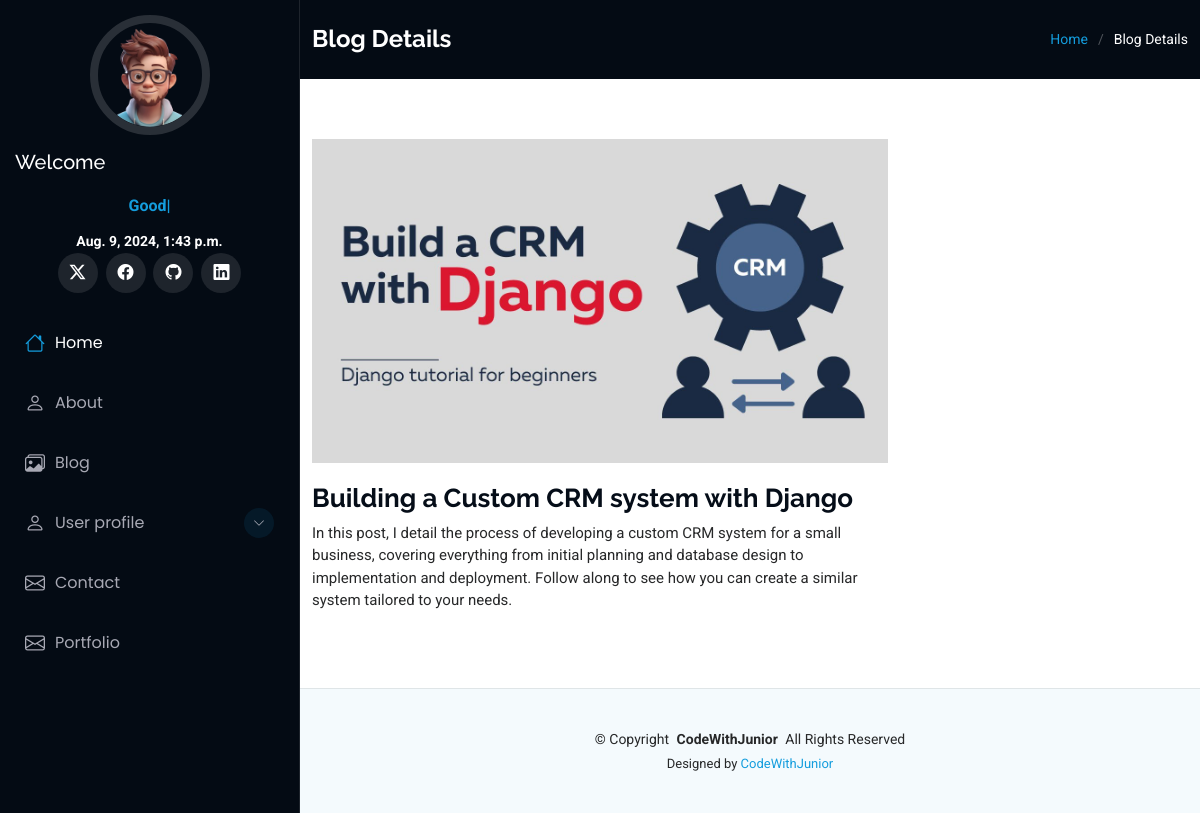
/portfolio/blog_details/3, run on the app's committed database.
### portfolio/models.py (models this page shows, shortened)
class Blog(models.Model):
    title=models.CharField(max_length=60)
    description=models.TextField()
    blog = models.TextField(default="")
    authname=models.CharField(max_length=15)
    img=models.ImageField(upload_to='blog', blank=True, null=True)
    timestamp=models.DateTimeField(auto_now_add=True, blank=True)

### portfolio/views.py (the view)
# urls.py: path('blog_details/<int:pk>', views.blog_details, name="blog-details"),
def blog_details(request,pk):
    posts = Blog.objects.get(id=pk)
    context = {"posts": posts, "insert_date":date, "insert_msg": msg}
    return render(request, "service-details.html", context)

### templates/service-details.html (shortened to what this page needs)
{% extends "basic.html" %}
{% block body %}
    <div class="page-title dark-background">
      <div class="container d-lg-flex justify-content-between align-items-center">
        <h1 class="mb-2 mb-lg-0">Blog Details</h1>
        <nav class="breadcrumbs">
          <ol>
            <li><a href="/">Home</a></li>
            <li class="current">Blog Details</li>
          </ol>
        </nav>
      </div>
    </div>
    <section id="service-details" class="service-details section">
      <div class="container">
        <div class="row gy-4">
          <div class="col-lg-8" data-aos="fade-up" data-aos-delay="200">
            <img src="{{posts.img.url}}" alt="" class="img-fluid services-img">
            <h3>{{posts.title}}</h3>
            <p>
              {{posts.description}}
            </p>
          </div>
        </div>
      </div>
    </section>
{% endblock body %}

### static/assets/css/styles.css (style rules this page uses)
:root { --default-font: "Roboto", system-ui, -apple-system, "Segoe UI", Roboto, "Helvetica Neue", Arial, "Noto Sans", "Liberation Sans", sans-serif, "Apple Color Emoji", "Segoe UI Emoji", "Segoe UI Symbol", "Noto Color Emoji"; --heading-font: "Raleway", sans-serif; --nav-font: "Poppins", sans-serif; }
:root { --background-color: #ffffff; --default-color: #272829; --heading-color: #050d18; --accent-color: #149ddd; --surface-color: #ffffff; --contrast-color: #ffffff; }
:root { --nav-color: #a8a9b4; --nav-hover-color: #ffffff; --nav-mobile-background-color: #040b14; --nav-dropdown-background-color: #040b14; --nav-dropdown-color: #a8a9b4; --nav-dropdown-hover-color: #ffffff; }
.dark-background { --background-color: #040b14; --default-color: #ffffff; --heading-color: #ffffff; --surface-color: #151f2b; --contrast-color: #ffffff; }
:root { scroll-behavior: smooth; }
body { color: var(--default-color); background-color: var(--background-color); font-family: var(--default-font); }
a { color: var(--accent-color); text-decoration: none; transition: 0.3s; }
h1, h2, h3, h4, h5, h6 { color: var(--heading-color); font-family: var(--heading-font); }
.page-title { color: var(--default-color); background-color: var(--background-color); padding: 25px 0; position: relative; }
.page-title h1 { font-size: 24px; font-weight: 700; }
.page-title .breadcrumbs ol { display: flex; flex-wrap: wrap; list-style: none; padding: 0; margin: 0; font-size: 14px; font-weight: 400; }
.page-title .breadcrumbs ol li+li { padding-left: 10px; }
.page-title .breadcrumbs ol li+li::before { content: "/"; display: inline-block; padding-right: 10px; color: color-mix(in srgb, var(--default-color), transparent 70%); }
section, .section { color: var(--default-color); background-color: var(--background-color); padding: 60px 0; overflow: clip; }
.service-details .services-img { margin-bottom: 20px; }
.service-details h3 { font-size: 26px; font-weight: 700; }
.service-details p { font-size: 15px; }

### data on the page
Blog: img (picture), title "Building a Custom CRM system with Django", description "In this post, I detail the process of developing a custom CRM system for a small business, covering everything from initial planning and database design to implementation and deployment. Follow along to see how you can create a similar system tailored to your needs."

### other printed values
{{ insert_date }} "Aug. 9, 2024, 1:43 p.m."
